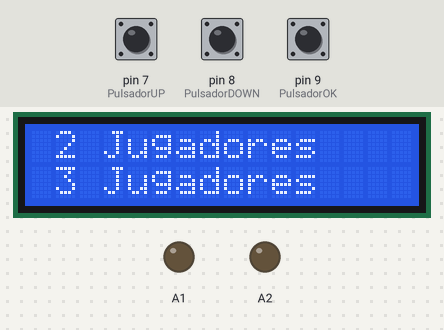
A sketch run on a simulated Arduino Uno, built with avr-gcc and run on an emulated ATmega328P. Parts: 16×2 character LCD, output pins drawn as LEDs (lit = HIGH). Inputs (shaded band) come from the test bench; at power-on: pin 7 (PulsadorUP) LOW, pin 9 (PulsadorOK) LOW, pin 8 (PulsadorDOWN) LOW.

Above: at 1.2 s.
1.3 s: pin 7 (PulsadorUP) pulled HIGH for 0.15 s
2.9 s: pin 9 (PulsadorOK) pulled HIGH for 0.15 s
At 4.1 s:
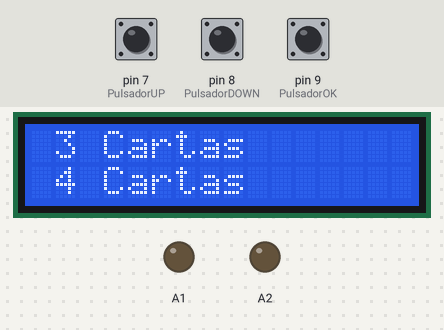
4.5 s: pin 8 (PulsadorDOWN) pulled HIGH for 0.15 s
6.1 s: pin 8 (PulsadorDOWN) pulled HIGH for 1 s
At 6.6 s:
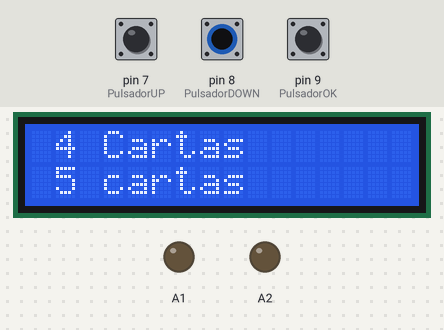
8.6 s: pin 8 (PulsadorDOWN) pulled HIGH for 0.15 s
At 9.7 s:
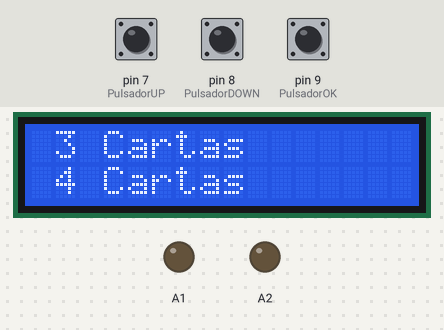
10.2 s: pin 9 (PulsadorOK) pulled HIGH for 1 s
At 10.6 s:
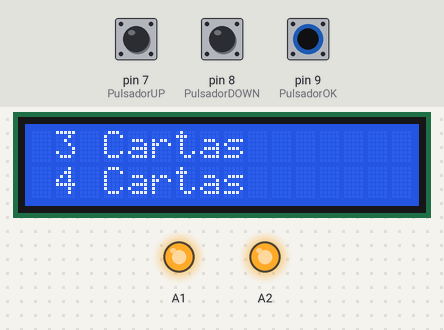
Timing chart, 0 to 14.7 s (numbered marks = the images above; inputs shaded):
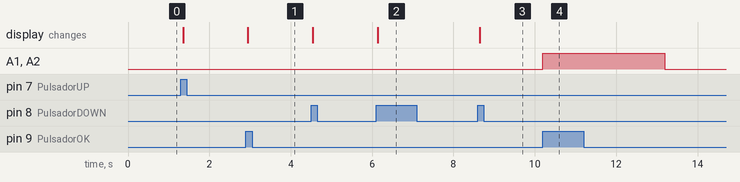

Measured:
- after the input at 2.9 s, the display: changes at once (image 1)
- after the input at 6.1 s, the display: changes at once (image 2)
- after the input at 8.6 s, the display: changes at once (image 3)
- after the input at 10.2 s, A1, A2: LOW → HIGH at once, → LOW 3.0 s later

The sketch:

menu_display_original.ino
```cpp
#include <LiquidMenu.h>
#include <Wire.h> //incluyo libreria para la comunicacion I2C
#include <LiquidCrystal_I2C.h> //incluyo libreria para display I2C
//Crear el objeto lcd  dirección  0x27 y 16 columnas x 2 filas
LiquidCrystal_I2C lcd(0x27, 16, 2); //
boolean accionado = false;
int  PulsadorUP = 7;    // pin del Pulsador incrementador
int  PulsadorDOWN = 8;    // pin del Pulsador decrementador
int PulsadorOK = 9;    // pin del Pulsador reset

LiquidLine linea1(1, 0, "2 Jugadores");
LiquidLine linea2(1, 1, "3 Jugadores");
LiquidLine linea3(1, 0, "4 Jugadores");
LiquidLine linea4(1, 1, "5 Jugadores");
LiquidScreen pantalla1(linea1, linea2, linea3, linea4);

LiquidLine linea1_2(1, 0, "3 Cartas");
LiquidLine linea2_2(1, 1, "4 Cartas");
LiquidLine linea3_2(1, 0, "5 cartas");
LiquidScreen pantalla2(linea1_2, linea2_2, linea3_2);

LiquidMenu menu(lcd, pantalla1, pantalla2);


void setup() {
  pinMode(PulsadorUP, INPUT); //pin Pulsador configurado como entrada con resistencia de pullup interna
  pinMode(PulsadorDOWN, INPUT ); //pin Pulsador configurado como entrada con resistencia de pullup interna
  pinMode(PulsadorOK, INPUT); //pin Pulsador configurado como entrada con resistencia de pullup interna
  pinMode(A1, OUTPUT);
   pinMode(A2, OUTPUT);
  // Inicializar el LCD
  lcd.init();
  //Encender la luz de fondo.
  lcd.backlight();
  //selecciona donde se ubica el cursor
  linea1.set_focusPosition(Position::LEFT);
  linea2.set_focusPosition(Position::LEFT);
  linea3.set_focusPosition(Position::LEFT);
  linea4.set_focusPosition(Position::LEFT);
  //segun la opcion ejecuta con una funcion con la funcion attach
  linea1.attach_function(1, fn_2j);
  linea2.attach_function(1, fn_3j);
  linea3.attach_function(1, fn_4j);
  linea4.attach_function(1, fn_5j);

  menu.add_screen(pantalla1);
  //selecciona donde se ubica el cursor
  linea1_2.set_focusPosition(Position::LEFT);
  linea2_2.set_focusPosition(Position::LEFT);
  linea3_2.set_focusPosition(Position::LEFT);
  //segun la opcion ejecuta con una funcion con la funcion attach
  linea1_2.attach_function(1, fn_3c);
  linea2_2.attach_function(1, fn_4c);
  linea3_2.attach_function(1, fn_5c);

  menu.add_screen(pantalla2);


  pantalla1.set_displayLineCount(2); //selecciona la cantidad que tiene nuestro display para la pantalla 1
  pantalla2.set_displayLineCount(2);//selecciona la cantidad que tiene nuestro display para la pantalla 2

  menu.set_focusedLine(0); // pone el foco del menu en 0

  menu.update(); //actualiza la info que se muestra en el display


}

void loop() {

  if ((digitalRead (PulsadorUP) == HIGH) && accionado == false) { //llamado a funcion incrementar
    menu.switch_focus(true); //hace que el cursor baje
    menu.update(); //actualiza la info que se muestra en el display

    accionado = true;
  }
  if ((digitalRead (PulsadorDOWN) == HIGH) && accionado == false) { //llamado a funcion decrementar
    menu.switch_focus(false); //hace que el robot suba
    menu.update(); //actualiza la info que se muestra en el display

    accionado = true;
  }
  if ((digitalRead (PulsadorOK) == HIGH) && accionado == false) { //llamado a funcion reset
    menu.call_function(1);
    delay(500);
    accionado = true;
  }
  if (digitalRead(PulsadorUP)  == LOW && digitalRead (PulsadorDOWN) == LOW && digitalRead (PulsadorOK) == LOW) {  //si un pulsador esta accionado los demas no pueden estar accionados
    accionado = false;
  }

}
void fn_2j() {
  menu.change_screen(2);
  menu.set_focusedLine(0);

}
void fn_3j() {
  menu.change_screen(2);
  menu.set_focusedLine(0);

}
void fn_4j() {
  menu.change_screen(2);
  menu.set_focusedLine(0);

}
void fn_5j() {
  menu.change_screen(2);
  menu.set_focusedLine(0);

}
void fn_3c() {
digitalWrite(A1,HIGH);
digitalWrite(A2,HIGH);
delay(3000);
digitalWrite(A1,LOW);
digitalWrite(A2,LOW);
}
void fn_4c() {
digitalWrite(A1,HIGH);
digitalWrite(A2,HIGH);
delay(3000);
digitalWrite(A1,LOW);
digitalWrite(A2,LOW);
}
void fn_5c() {
digitalWrite(A1,HIGH);
digitalWrite(A2,HIGH);
delay(3000);
digitalWrite(A1,LOW);
digitalWrite(A2,LOW);
}
```
